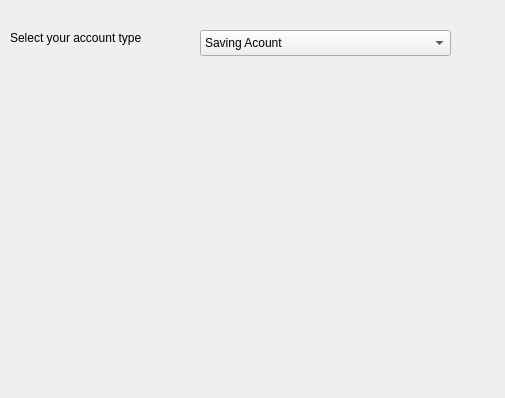
<?xml version="1.0" encoding="UTF-8"?>
<ui version="4.0">
 <class>Dialog</class>
 <widget class="QDialog" name="Dialog">
  <property name="geometry">
   <rect>
    <x>0</x>
    <y>0</y>
    <width>505</width>
    <height>398</height>
   </rect>
  </property>
  <property name="windowTitle">
   <string>Dialog</string>
  </property>
  <widget class="QLabel" name="label">
   <property name="geometry">
    <rect>
     <x>10</x>
     <y>30</y>
     <width>161</width>
     <height>16</height>
    </rect>
   </property>
   <property name="text">
    <string>Select your account type</string>
   </property>
  </widget>
  <widget class="QLabel" name="label_2">
   <property name="geometry">
    <rect>
     <x>70</x>
     <y>90</y>
     <width>331</width>
     <height>21</height>
    </rect>
   </property>
   <property name="text">
    <string/>
   </property>
  </widget>
  <widget class="QComboBox" name="comboBox">
   <property name="geometry">
    <rect>
     <x>200</x>
     <y>30</y>
     <width>251</width>
     <height>26</height>
    </rect>
   </property>
   <item>
    <property name="text">
     <string>Saving Acount</string>
    </property>
   </item>
   <item>
    <property name="text">
     <string>Current Acount</string>
    </property>
   </item>
   <item>
    <property name="text">
     <string>Recurring Despost Acount</string>
    </property>
   </item>
   <item>
    <property name="text">
     <string>Fixed Despost Acount</string>
    </property>
   </item>
  </widget>
 </widget>
 <resources/>
 <connections/>
</ui>
